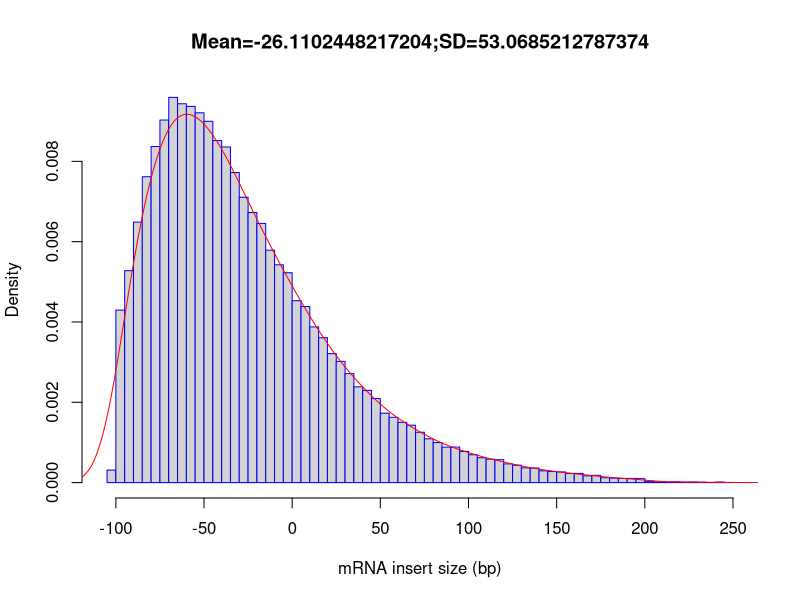

Generate this figure with R:
out_file = 'HBRRep2'
pdf('HBRRep2.inner_distance_plot.pdf')
fragsize=rep(c(-247.5,-242.5,-237.5,-232.5,-227.5,-222.5,-217.5,-212.5,-207.5,-202.5,-197.5,-192.5,-187.5,-182.5,-177.5,-172.5,-167.5,-162.5,-157.5,-152.5,-147.5,-142.5,-137.5,-132.5,-127.5,-122.5,-117.5,-112.5,-107.5,-102.5,-97.5,-92.5,-87.5,-82.5,-77.5,-72.5,-67.5,-62.5,-57.5,-52.5,-47.5,-42.5,-37.5,-32.5,-27.5,-22.5,-17.5,-12.5,-7.5,-2.5,2.5,7.5,12.5,17.5,22.5,27.5,32.5,37.5,42.5,47.5,52.5,57.5,62.5,67.5,72.5,77.5,82.5,87.5,92.5,97.5,102.5,107.5,112.5,117.5,122.5,127.5,132.5,137.5,142.5,147.5,152.5,157.5,162.5,167.5,172.5,177.5,182.5,187.5,192.5,197.5,202.5,207.5,212.5,217.5,222.5,227.5,232.5,237.5,242.5,247.5),times=c(0,0,0,0,0,0,0,0,0,0,0,0,0,0,0,0,0,0,0,0,0,0,0,0,0,0,0,0,0,187,2576,3165,3890,4568,5019,5414,5752,5657,5618,5522,5395,5108,5012,4630,4261,4033,3870,3471,3253,3134,2717,2629,2325,2163,1926,1810,1627,1430,1377,1255,1036,975,900,857,752,654,598,529,531,466,416,371,350,343,279,260,220,218,176,165,159,135,137,101,109,72,66,62,63,59,19,9,4,11,5,8,5,1,8,1))
frag_sd = sd(fragsize)
frag_mean = mean(fragsize)
frag_median = median(fragsize)
write(x=c("Name","Mean","Median","sd"), sep="	", file=stdout(),ncolumns=4)
write(c(out_file,frag_mean,frag_median,frag_sd),sep="	", file=stdout(),ncolumns=4)
hist(fragsize,probability=T,breaks=100,xlab="mRNA insert size (bp)",main=paste(c("Mean=",frag_mean,";","SD=",frag_sd),collapse=""),border="blue")
lines(density(fragsize,bw=10),col='red')
dev.off()
